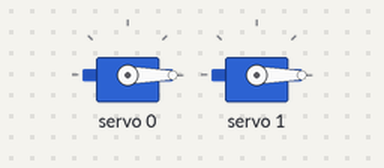
A program run on a simulated ESP8266 (NodeMCU). On the bench: 2 × servo. What the program prints to the serial monitor is not drawn.

Above: at 36.9 s.
At 38.9 s:
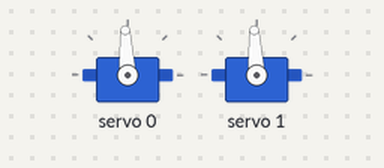
Timing chart, 0 to 40.0 s (numbered marks = the images above):
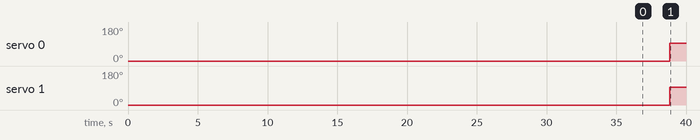

Measured:
- by itself, servo 0, servo 1: 0° → 93° at 38.8 s

The program:

main.cpp
```cpp
#include <Arduino.h>

#include <Wire.h>
#include "PCA9685.h"
#include "Pad.h"


PCA9685 pwmController;
PCA9685_ServoEvaluator pwmServo1;

Pad simplePad(pwmController, pwmServo1, 0, 1);
uint8_t portArray[] = {16, 5, 4, 0, 2, 14, 12, 13};
String portMap[] = {"GPIO16", "GPIO5", "GPIO4", "GPIO0", "GPIO2", "GPIO14", "GPIO12", "GPIO13"};


void check_if_exist_I2C() {
  byte error, address;
  int nDevices;
  nDevices = 0;
  for (address = 1; address < 127; address++ )  {
    // The i2c_scanner uses the return value of
    // the Write.endTransmisstion to see if
    // a device did acknowledge to the address.
    Wire.beginTransmission(address);
    error = Wire.endTransmission();

    if (error == 0){
      Serial.print("I2C device found at address 0x");
      if (address < 16)
        Serial.print("0");
      Serial.print(address, HEX);
      Serial.println("  !");

      nDevices++;
    } else if (error == 4) {
      Serial.print("Unknow error at address 0x");
      if (address < 16)
        Serial.print("0");
      Serial.println(address, HEX);
    }
  } //for loop
  if (nDevices == 0)
    Serial.println("No I2C devices found");
  else
    Serial.println("**********************************\n");
  //delay(1000);           // wait 1 seconds for next scan, did not find it necessary
}

void scanPorts() {
  for (uint8_t i = 0; i < sizeof(portArray); i++) {
    for (uint8_t j = 0; j < sizeof(portArray); j++) {
      if (i != j){
        Serial.print("Scanning (SDA : SCL) - " + portMap[i] + " : " + portMap[j] + " - ");
        Wire.begin(portArray[i], portArray[j]);
        check_if_exist_I2C();
      }
    }
  }
}


void setup() {
  Serial.begin(115200);
  delay(5000);
  Serial.println("\n\nI2C Scanner to scan for devices on each port pair D0 to D7");
  delay(5000);
  scanPorts();
   delay(1000);
   Wire.begin(2, 14);
   Wire.setClock(400000);
   delay(1000);
    pwmController.resetDevices();
    pwmController.init(B000000);
    pwmController.setPWMFrequency(50);
}

void loop() {
  Serial.println("Start");
  delay(2000);
    // pwmController.setChannelPWM(0, pwmServo1.pwmForAngle(-90));
    // Serial.println(pwmController.getChannelPWM(0)); // Should output 102 for -90°
    simplePad.verticalMove(LOW_POSITION);
    simplePad.horisontalMove(LOW_POSITION);
 delay(2000);
    // Serial.println(pwmServo1.pwmForAngle(0));   // Should output 307 for 0°
    simplePad.verticalMove(AVARAGE_POSITION);
    simplePad.horisontalMove(AVARAGE_POSITION);
  delay(2000);
    // pwmController.setChannelPWM(0, pwmServo1.pwmForAngle(-90));
    // Serial.println(pwmController.getChannelPWM(0)); // Should output 102 for -90°
     simplePad.verticalMove(FULL_POSITION);
    simplePad.horisontalMove(FULL_POSITION);
     delay(2000);
     Serial.println("end");
}
```
